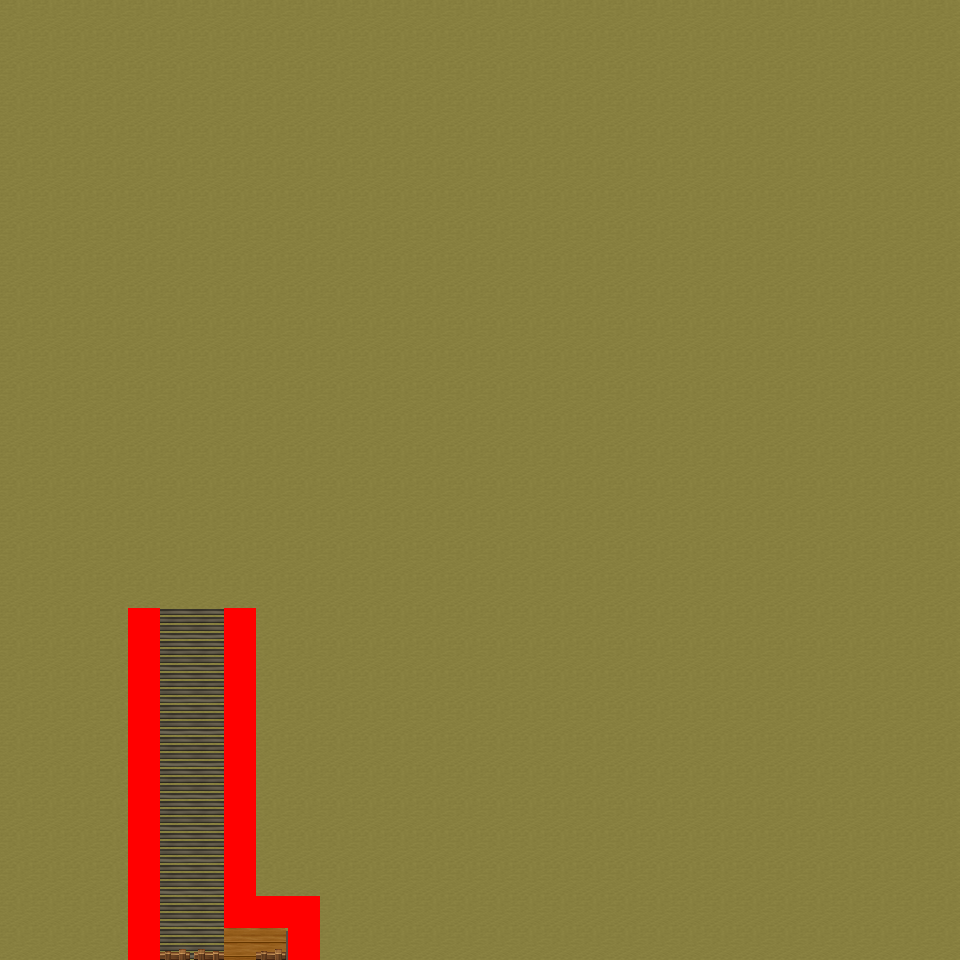

This is a level from a 2D game, rendered from its Tiled map with the project's own tilesets. A one-line summary and the map file follow, with tile-layer data summarised:
An orthogonal 30x30 tile map with 32x32 px tiles, 6 tile layers (Ground, Object, Object2, Above, ...), 7 tilesets and 5 objects (5x mapExit).

<map version="1.0" orientation="orthogonal" renderorder="right-down" width="30" height="30" tilewidth="32" tileheight="32" nextobjectid="6">
  <tileset firstgid="1" name="tileset_logic_collision" tilewidth="32" tileheight="32" tilecount="1" columns="1">
    <image source="../drawable/tileset_logic_collision.png" width="32" height="32" />
  </tileset>
  <tileset firstgid="2" name="tileset_ground_ground" tilewidth="32" tileheight="32" tilecount="33" columns="3">
    <image source="../drawable/tileset_ground_ground.png" width="96" height="352" />
  </tileset>
  <tileset firstgid="35" name="tileset_ground_ridge_earth_dark" tilewidth="32" tileheight="32" tilecount="96" columns="12">
    <image source="../drawable/tileset_ground_ridge_earth_dark.png" width="384" height="256" />
  </tileset>
  <tileset firstgid="131" name="tileset_ground_rock_huge_boulder" tilewidth="32" tileheight="32" tilecount="20" columns="5">
    <image source="../drawable/tileset_ground_rock_huge_boulder.png" width="160" height="128" />
  </tileset>
  <tileset firstgid="151" name="tileset_ground_ladder_vertical_pale" tilewidth="32" tileheight="32" tilecount="5" columns="5">
    <image source="../drawable/tileset_ground_ladder_vertical_pale.png" width="160" height="32" />
  </tileset>
  <tileset firstgid="156" name="tileset_building_fence_wooden_brown_fence" tilewidth="32" tileheight="32" tilecount="42" columns="7">
    <image source="../drawable/tileset_building_fence_wooden_brown_fence.png" width="224" height="192" />
  </tileset>
  <tileset firstgid="198" name="tileset_furniture_table_wooden_rectangular" tilewidth="32" tileheight="32" tilecount="9" columns="3">
    <image source="../drawable/tileset_furniture_table_wooden_rectangular.png" width="96" height="96" />
  </tileset>
  <layer name="Ground" width="30" height="30">
    <data>[900 cells, 900 non-empty, 1 distinct tile ids]</data>
  </layer>
  <layer name="Object" width="30" height="30">
    <data>[900 cells, 45 non-empty, 5 distinct tile ids]</data>
  </layer>
  <layer name="Object2" width="30" height="30">
    <data>[900 cells, 0 non-empty, 0 distinct tile ids]</data>
  </layer>
  <layer name="Above" width="30" height="30">
    <data>[900 cells, 3 non-empty, 2 distinct tile ids]</data>
  </layer>
  <layer name="Above2" width="30" height="30">
    <data>[900 cells, 0 non-empty, 0 distinct tile ids]</data>
  </layer>
  <layer name="Walkable" width="30" height="30">
    <data>[900 cells, 24 non-empty, 1 distinct tile ids]</data>
  </layer>
  <objectgroup name="MapEvents">
    <object id="1" name="south" type="mapExit" x="0" y="928" width="128" height="32">
      <properties>
        <property name="map" value="level_0_x82_y1" />
        <property name="x" value="0" />
        <property name="y" value="1" />
      </properties>
    </object>
    <object id="2" name="south2" type="mapExit" x="160" y="928" width="128" height="32">
      <properties>
        <property name="map" value="level_0_x82_y1" />
        <property name="x" value="5" />
        <property name="y" value="1" />
      </properties>
    </object>
    <object id="3" name="south3" type="mapExit" x="320" y="928" width="640" height="32">
      <properties>
        <property name="map" value="level_0_x82_y1" />
        <property name="x" value="10" />
        <property name="y" value="1" />
      </properties>
    </object>
    <object id="4" name="west" type="mapExit" x="0" y="0" width="32" height="960">
      <properties>
        <property name="map" value="level_0_x81_y0" />
        <property name="x" value="28" />
        <property name="y" value="0" />
      </properties>
    </object>
    <object id="5" name="east" type="mapExit" x="928" y="0" width="32" height="960">
      <properties>
        <property name="map" value="level_0_x83_y0" />
        <property name="x" value="1" />
        <property name="y" value="0" />
      </properties>
    </object>
  </objectgroup>
</map>
